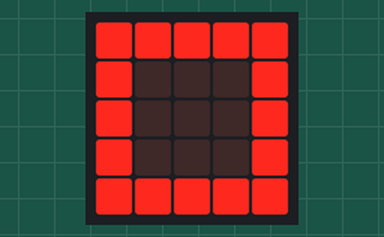
The program below on a simulated BBC micro:bit (MakeCode). Shown: the board's 5×5 LED display.

Above: at 0.2 s.
At 0.6 s:
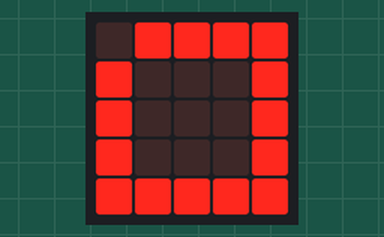
At 1.0 s:
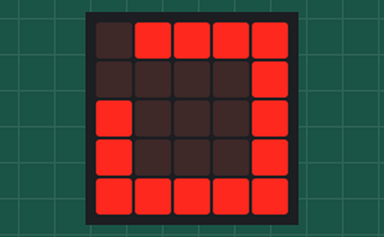
At 1.4 s:
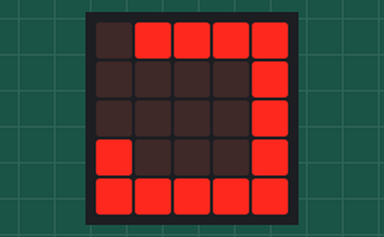
At 2.2 s:
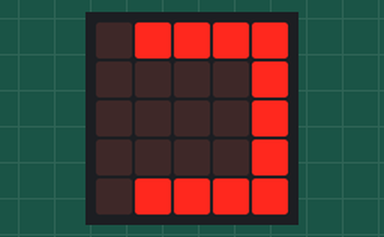
At 3.01 s:
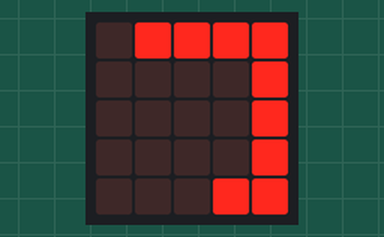

Measured:
- by itself, everything shown: repeats every 3.2 s, in 8 steps
- what the display in image 1 shows lasts 0.4 s, from 0.4 s to 0.8 s

The program:

main.ts
```typescript
basic.forever(function () {
    basic.showLeds(`
        # # # # #
        # . . . #
        # . . . #
        # . . . #
        # # # # #
        `)
    basic.showLeds(`
        . # # # #
        # . . . #
        # . . . #
        # . . . #
        # # # # #
        `)
    basic.showLeds(`
        . # # # #
        . . . . #
        # . . . #
        # . . . #
        # # # # #
        `)
    basic.showLeds(`
        . # # # #
        . . . . #
        . . . . #
        # . . . #
        # # # # #
        `)
    basic.showLeds(`
        . # # # #
        . . . . #
        . . . . #
        . . . . #
        # # # # #
        `)
    basic.showLeds(`
        . # # # #
        . . . . #
        . . . . #
        . . . . #
        . # # # #
        `)
    basic.showLeds(`
        . # # # #
        . . . . #
        . . . . #
        . . . . #
        . . # # #
        `)
    basic.showLeds(`
        . # # # #
        . . . . #
        . . . . #
        . . . . #
        . . . # #
        `)
})
```

test.ts
```typescript
// aquí va el archivo "tests"; esto no se compilará cuando este paquete se utilice como una extensión.
```
